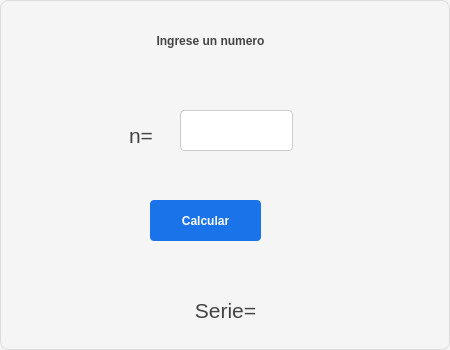
<?xml version="1.0" encoding="UTF-8"?>
<ui version="4.0">
 <class>Dialog</class>
 <widget class="QDialog" name="Dialog">
  <property name="geometry">
   <rect>
    <x>0</x>
    <y>0</y>
    <width>450</width>
    <height>350</height>
   </rect>
  </property>
  <property name="font">
   <font>
    <pointsize>16</pointsize>
   </font>
  </property>
  <property name="windowTitle">
   <string>Sumatoria 2</string>
  </property>
  <property name="styleSheet">
   <string notr="true">/* Estilo general del diálogo */
QDialog {
    background-color: #f5f5f5;   /* Fondo claro */
    border: 1px solid #dcdcdc;   /* Borde sutil */
    border-radius: 8px;          /* Esquinas suaves */
    color: #333333;              /* Texto neutro */
}

/* Etiquetas */
QLabel {
    color: #444444;              /* Gris oscuro para contraste */
    padding: 4px;
}

/* Campos de texto */
QLineEdit {
    background-color: #ffffff;   /* Fondo blanco */
    border: 1px solid #cccccc;   /* Borde suave */
    border-radius: 4px;
    padding: 6px;
    selection-background-color: #87cefa; /* Azul claro al seleccionar */
    selection-color: #000000;
}

QLineEdit:focus {
    border: 1px solid #1a73e8;   /* Azul corporativo al enfocar */
    background-color: #fafafa;
}

/* Botones */
QPushButton {
    background-color: #1a73e8;   /* Azul profesional */
    color: #ffffff;
    border: none;
    border-radius: 4px;
    padding: 8px 14px;
    font-weight: bold;
}

QPushButton:hover {
    background-color: #1669c1;   /* Azul más intenso al pasar el cursor */
}

QPushButton:pressed {
    background-color: #0d47a1;   /* Azul profundo al presionar */
}

QPushButton:disabled {
    background-color: #e0e0e0;   /* Gris claro para deshabilitado */
    color: #888888;
}
</string>
  </property>
  <widget class="QLabel" name="label">
   <property name="geometry">
    <rect>
     <x>0</x>
     <y>10</y>
     <width>421</width>
     <height>61</height>
    </rect>
   </property>
   <property name="font">
    <font>
     <weight>75</weight>
     <bold>true</bold>
    </font>
   </property>
   <property name="text">
    <string>Ingrese un numero</string>
   </property>
   <property name="alignment">
    <set>Qt::AlignCenter</set>
   </property>
  </widget>
  <widget class="QLabel" name="label_2">
   <property name="geometry">
    <rect>
     <x>120</x>
     <y>120</y>
     <width>71</width>
     <height>31</height>
    </rect>
   </property>
   <property name="text">
    <string>n=</string>
   </property>
  </widget>
  <widget class="QLineEdit" name="ent_n">
   <property name="geometry">
    <rect>
     <x>180</x>
     <y>110</y>
     <width>113</width>
     <height>41</height>
    </rect>
   </property>
  </widget>
  <widget class="QLabel" name="lbl_serie">
   <property name="geometry">
    <rect>
     <x>50</x>
     <y>290</y>
     <width>351</width>
     <height>41</height>
    </rect>
   </property>
   <property name="text">
    <string>Serie=</string>
   </property>
   <property name="alignment">
    <set>Qt::AlignCenter</set>
   </property>
  </widget>
  <widget class="QPushButton" name="btn_calcular">
   <property name="geometry">
    <rect>
     <x>150</x>
     <y>200</y>
     <width>111</width>
     <height>41</height>
    </rect>
   </property>
   <property name="font">
    <font>
     <weight>75</weight>
     <bold>true</bold>
    </font>
   </property>
   <property name="text">
    <string>Calcular</string>
   </property>
  </widget>
 </widget>
 <resources/>
 <connections/>
</ui>
